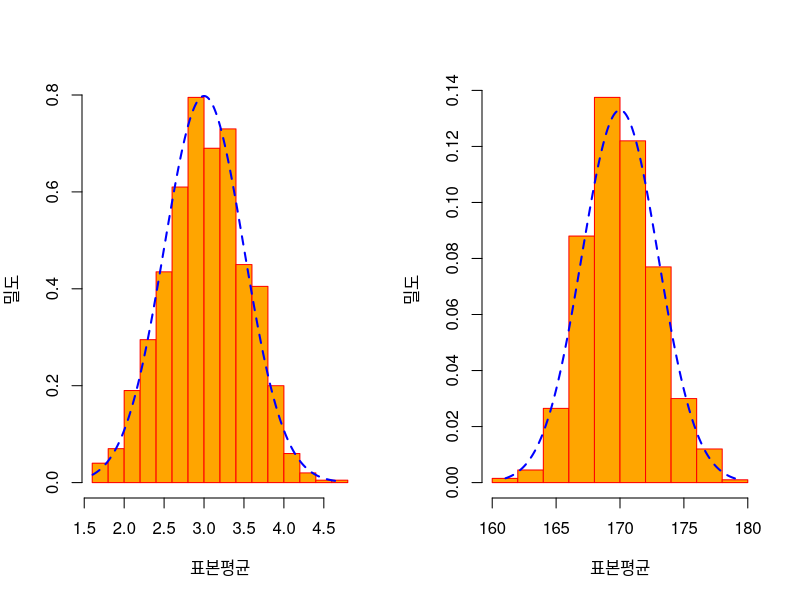

This figure's R source:
set.seed(9)
n <- 1000
r.1.mean = rep(NA, n)
r.2.mean = rep(NA, n)
for (i in 1:n ) {
  r.1.mean[i] = mean( rnorm(4, mean=3, sd=1) )
  r.2.mean[i] = mean( rnorm(4, mean=170, sd=6) )
}

options(digits=4)
c(mean(r.1.mean), sd(r.1.mean))
c(mean(r.2.mean), sd(r.2.mean))

par(mfrow=c(1,2))
hist(r.1.mean, prob=TRUE, xlab="표본평균", ylab="밀도", main="", col="orange", border="red")
x1 <- seq(min(r.1.mean), max(r.1.mean), length=1000)
y1 <- dnorm(x=x1, mean=3, sd=(1/sqrt(4)))
lines(x1, y1, lty=2, lwd=2, col="blue")

hist(r.2.mean, prob=TRUE, xlab="표본평균", ylab="밀도", main="", col="orange", border="red")
x2 <- seq(min(r.2.mean), max(r.2.mean), length=1000)
y2 <- dnorm( x=x2, mean=170, sd=(6/sqrt(4)) )
lines(x2, y2, lty=2, lwd=2, col="blue")